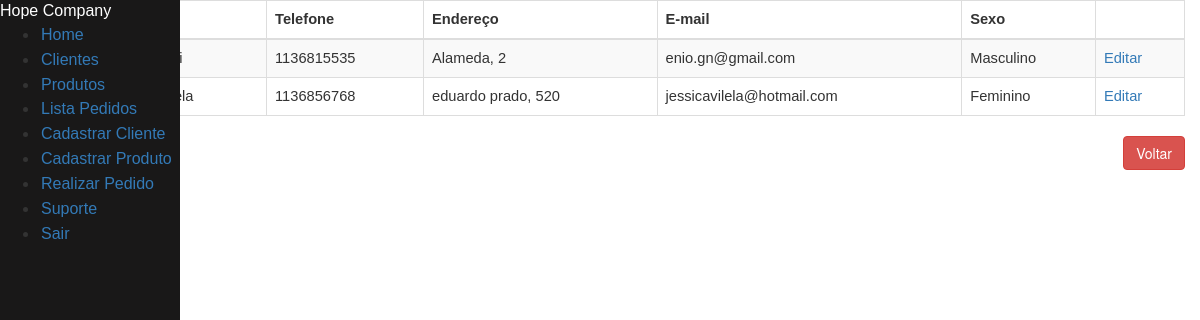
The page /cliente/ on the database as committed earlier.
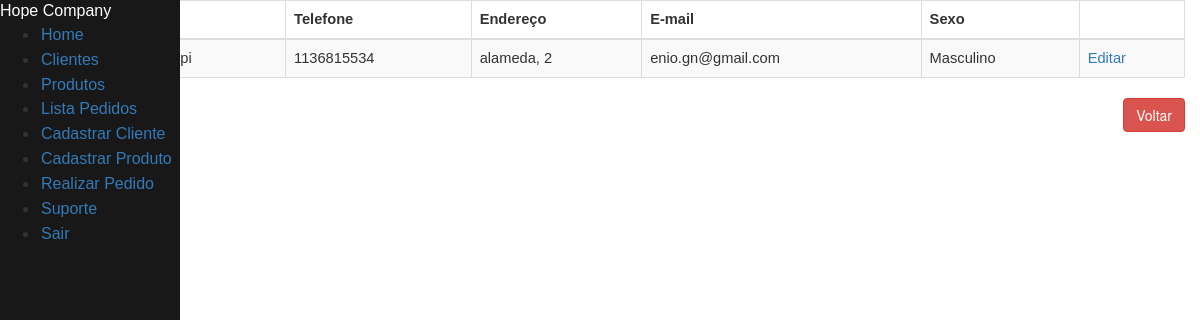
The same page on the database as committed later.
### tables this page shows
CREATE TABLE cliente (
    id_cliente INTEGER PRIMARY KEY AUTOINCREMENT,
    nome VARCHAR(50) NOT NULL,
    sexo VARCHAR(1) NOT NULL,
    telefone CHAR(11) NULL,
    endereco CHAR(100) NULL,
    email CHAR(100) NULL
);

### clientes.py (the view)
@app.route("/cliente/")
def listar_clientes_api():
    return render_template("lista_clientes.html", clientes = listar_clientes())

### clientes.py (called while the page is built)
def row_to_dict(description, row):
    if row == None:
        return None
    d = {}
    for i in range(0, len(row)):
        d[description[i][0]] = row[i]
    return d

def rows_to_dict(description, rows):
    result = []
    for row in rows:
        result.append(row_to_dict(description, row))
    return result

def conectar():
    return sqlite3.connect('clientes.db')

def listar_clientes():
    with closing(conectar()) as con, closing(con.cursor()) as cur:
        cur.execute("SELECT id_cliente, nome, sexo, telefone, endereco, email FROM cliente ORDER BY id_cliente")
        return rows_to_dict(cur.description, cur.fetchall())

### templates/lista_clientes.html (shortened to what this page needs)
{% extends "menu.html" %}
{% block content %}
<div class="container col-md-18">
    <div class="table-responsive" id="sailorTableArea">
        <table id="sailorTable" class="table table-striped table-bordered">
            <thead>
                <tr>
                    <th>ID</th>
                    <th>Nome</th>
                    <th>Telefone</th>
                    <th>Endereço</th>
                    <th>E-mail</th>
                    <th>Sexo</th>
                    <th>&nbsp;</th>
                </tr>
            </thead>
            <tbody>
                {% for cliente in clientes %}
                <tr>
                    <td>{{cliente['id_cliente']}}</td>
                    <td>{{cliente['nome']}}</td>
                    <td>{{cliente['telefone']}}</td>
                    <td>{{cliente['endereco']}}</td>
                    <td>{{cliente['email']}}</td>
                    <td>{% if cliente['sexo'] == 'M' %}Masculino{% else %}Feminino{% endif %}</td>
                    <td><a href="/cliente/{{cliente['id_cliente']}}" class="botao">Editar</a></td>
                </tr>
                {% endfor %}
            </tbody>
        </table>
        </div>
    </div>
    <div class="form-group">
        <label class="col-md-4 control-label" for="btnsalvar"></label>
        <div class="col-md-8 text-right">
            <a id="btncancelar" name="btncancelar" class="btn btn-danger" href="/menu">Voltar</a>
        </div>
    </div>
{% endblock %}

### templates/menu.html (shortened to what this page needs)
<!DOCTYPE html>
<html>
<head>
  {% block head%}
  <link href="//maxcdn.bootstrapcdn.com/bootstrap/3.3.0/css/bootstrap.min.css" rel="stylesheet" id="bootstrap-css">
  <link rel="stylesheet" href="https://unpkg.com/purecss@2.0.3/build/pure-min.css">
{% endblock %}
<header>
    {% block navbar %}
    <nav role="navigation">
    <div class="pure-menu custom-restricted-width" id="menuToggle">
        <span class="pure-menu-heading">Hope Company</span>
        <ul class="pure-menu-list">
            <li class="pure-menu-item">
                <a href="/menu/" class="pure-menu-link">Home</a>
            </li>
            <li class="pure-menu-item">
                <a href="/cliente" class="pure-menu-link">Clientes</a>
            </li>
            <li class="pure-menu-item">
                <a href="/produto" class="pure-menu-link">Produtos</a>
            </li>
            <li class="pure-menu-item">
                <a href="/pedido" class="pure-menu-link">Lista Pedidos</a>
            </li>
            <li class="pure-menu-item">
                <a href="/cliente/novo" class="pure-menu-link">Cadastrar Cliente</a>
            </li>
            <li class="pure-menu-item">
                <a href="/produto/novo" class="pure-menu-link">Cadastrar Produto</a>
            </li>
            <li class="pure-menu-item">
                <a href="/pedido/novo/" class="pure-menu-link">Realizar Pedido</a>
            </li>
            <li class="pure-menu-item">
                <a href="/suporte/" class="pure-menu-link">Suporte</a>
            </li>
            <li class="pure-menu-item">
                <a href="/" class="pure-menu-link">Sair</a>
            </li>
        </ul>
    </div>
</nav>
</header>
{% endblock %}
<body onload="atualizaRelogio()">
    {% block body%}
        <section>
            {% block content%}{% endblock %}
        </section>
    {% endblock %}
</body>
</html>

### templates/menu.html (style rules this page uses)
body { background-color: #ffffff; }
.custom-restricted-width { display: inline-block; background-color: #191818; width: 180px; }
.pure-menu-heading { font-family: Arial, Helvetica, sans-serif; font-size: 12pt; color: white; }
.pure-menu-link { font-family: Arial, Helvetica, sans-serif; font-size: 12pt; }
.pure-menu { height: 100%; position: absolute; }
.pure-menu-item { padding: 1px; }
section { float: right; }
table { font-family: Arial, Helvetica, sans-serif; font-weight: normal; font-size: 11pt; }

Rows that differ between the two databases and show on the page:
removed cliente: telefone "1136856768", endereco "eduardo prado, 520", email "jessicavilela@hotmail.com", sexo "Feminino"
changed cliente "enio.gn@gmail.com": telefone "1136815535" → "1136815534"; endereco "Alameda, 2" → "alameda, 2"
